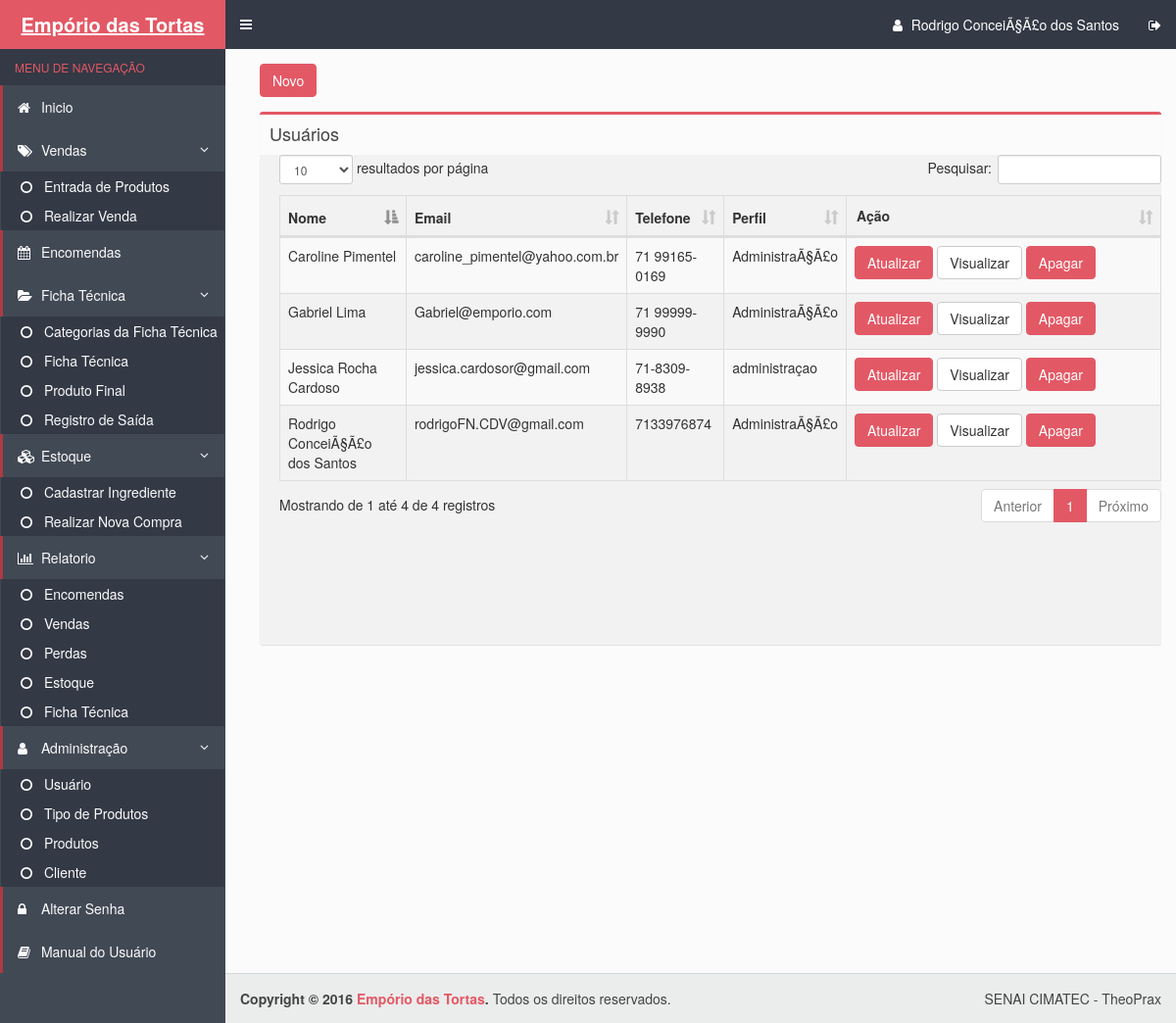
Before: /usuario.php (signed in) with the older database file.
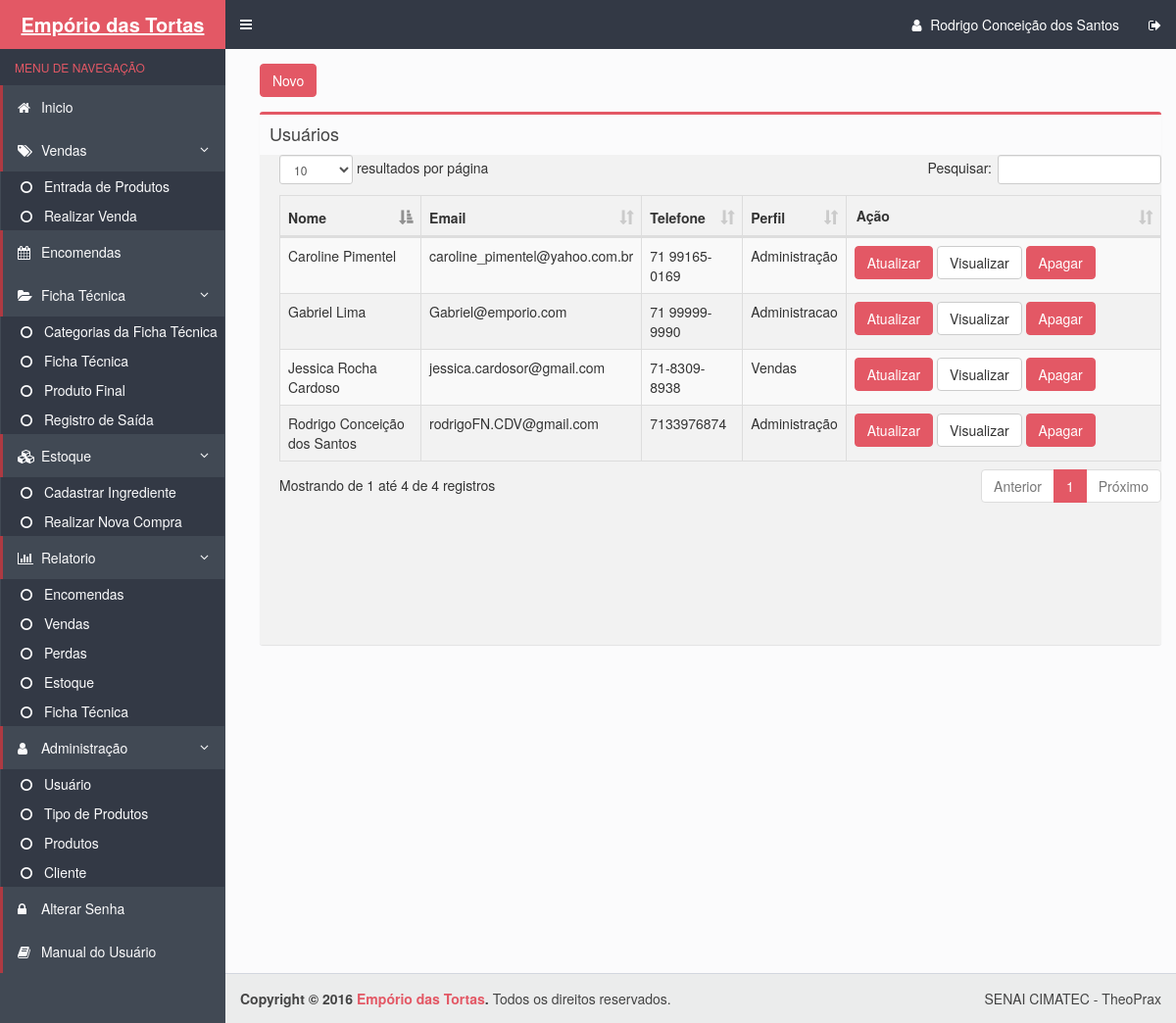
After: the same page with the newer database file.
### tables this page shows
CREATE TABLE IF NOT EXISTS `usuarios` (
  `cod_usuario` int(11) NOT NULL AUTO_INCREMENT,
  `name` varchar(100) NOT NULL,
  `cpf` varchar(14) NOT NULL,
  `email` varchar(100) NOT NULL,
  `mobile` varchar(100) NOT NULL,
  `login` varchar(50) NOT NULL,
  `senha` varchar(32) NOT NULL,
  `acesso` varchar(30) NOT NULL,
  PRIMARY KEY (`cod_usuario`),
  UNIQUE KEY `cpf` (`cpf`,`login`),
  UNIQUE KEY `cpf_2` (`cpf`)
);

### usuario.php (the view, shortened to what this page needs)
<!DOCTYPE html>
<html>
  <head>
    <link rel="stylesheet" href="bootstrap/css/bootstrap.css">
    <link rel="stylesheet" href="https://maxcdn.bootstrapcdn.com/font-awesome/4.4.0/css/font-awesome.min.css">
    <link rel="stylesheet" href="https://code.ionicframework.com/ionicons/2.0.1/css/ionicons.min.css">
    <link rel="stylesheet" href="dist/css/AdminLTE.css">
    <link rel="stylesheet" href="dist/css/skins/skin-blue.css">
  </head>
  <body class="hold-transition skin-blue sidebar-mini">
    <div class="wrapper">
      <?php include_once("includes/header.php") ?>
      <?php include_once("includes/menu.php") ?>
      <div class="content-wrapper">
        <section class="content">
          <div class="row">
            <div class="col-xs-12">
             <a class="btn btn-danger" href="forms/Cadastrar_Usuario.php">Novo</a>
             <section class="content-header">
          </section>
              <div class="box">
                <div class="box-header">
                  <h3 class="box-title">Usuários</h3>
                </div>
                <div class="box-body table-responsive no-padding"  style='overflow:auto;' id="scroll">
                  <table id="example" class="table table-striped table-bordered" cellspacing="0" width="100%">
                    <thead>
                      <tr>
                        <th class="views-field views-field-id">Nome</th>
                        <th class="views-field views-field-id">Email</th>
                        <th class="views-field views-field-id">Telefone</th>
                        <th class="views-field views-field-field-nome">Perfil</th>
                        <th class="views-field views-field-field-nome" id="celula2">Ação</th>
                    </thead>
                    <tbody>
                       <?php
                          $pdo = Database::connect();
                          $sql = 'SELECT * FROM usuarios ORDER BY cod_usuario DESC';
                          foreach ($pdo->query($sql) as $row) {
                            echo '<tr>';
                            echo '<td>'. $row['name'] . '</td>';
                            echo '<td>'. $row['email'] . '</td>';
                            echo '<td>'. $row['mobile'] . '</td>';
                            echo '<td>'. $row['acesso'] . '</td>';
                            echo '<td width=250>';
                            echo '<a class="btn btn-danger" href="forms/Atualizar_usuario.php?id='.$row['cod_usuario'].'">Atualizar</a>';
                            echo '<a class="btn btn-default" href="forms/Visualizar_usuario.php?id='.$row['cod_usuario'].'">Visualizar</a>';
                            echo '<a class="btn btn-danger" href="DAO/Excluir_usuario_DAO.php?id='.$row['cod_usuario'].'">Apagar</a>';
                            echo '</td>';
                            echo '</tr>';
                          }
                        ?>
                    </tbody>
                    </table>
                </div>
              </div>
            </div>
          </div>
        </section>
      </div>
    <?php include_once("includes/footer.php") ?>
    <link rel="stylesheet" type="text/css" href="css/bootstrap.css">
    <link rel="stylesheet" type="text/css" href="css/dataTables.bootstrap.min.css">
  </body>
</html>

### includes/header.php (shortened to what this page needs)
<header class="main-header">
        <a href="inicio.php" class="logo">
          <span class="logo-lg"><b>Empório das Tortas</b></span>
        </a>
        <nav class="navbar navbar-static-top" role="navigation">
          <a href="#" class="sidebar-toggle" data-toggle="offcanvas" role="button">
          </a>
          <div class="navbar-custom-menu">
            <ul class="nav navbar-nav">
              <li class="dropdown user user-menu">
                <a href="inicio.php">
                <i class="fa fa-user"></i>
                  <span class="hidden-xs"><?php echo $_SESSION['UsuarioNome'];?></span>
                </a>
              </li>
              <li>
                <a href="./conexao/logout.php"><i class="fa fa-sign-out"></i></i></a>
              </li>
            </ul>
          </div>
        </nav>
      </header>

Changed rows visible on the page:
changed usuarios "Jessica Rocha Cardoso": acesso "administraçao" → "Vendas"
changed usuarios "Caroline Pimentel": acesso "AdministraÃ§Ã£o" → "Administração"
changed usuarios "Gabriel Lima": acesso "AdministraÃ§Ã£o" → "Administracao"
changed usuarios "rodrigoFN.CDV@gmail.com": name "Rodrigo ConceiÃ§Ã£o dos Santos" → "Rodrigo Conceição dos Santos"; acesso "AdministraÃ§Ã£o" → "Administração"
Other visible differences:
$_SESSION['UsuarioNome']: "Rodrigo ConceiÃ§Ã£o dos Santos" → "Rodrigo Conceição dos Santos"
